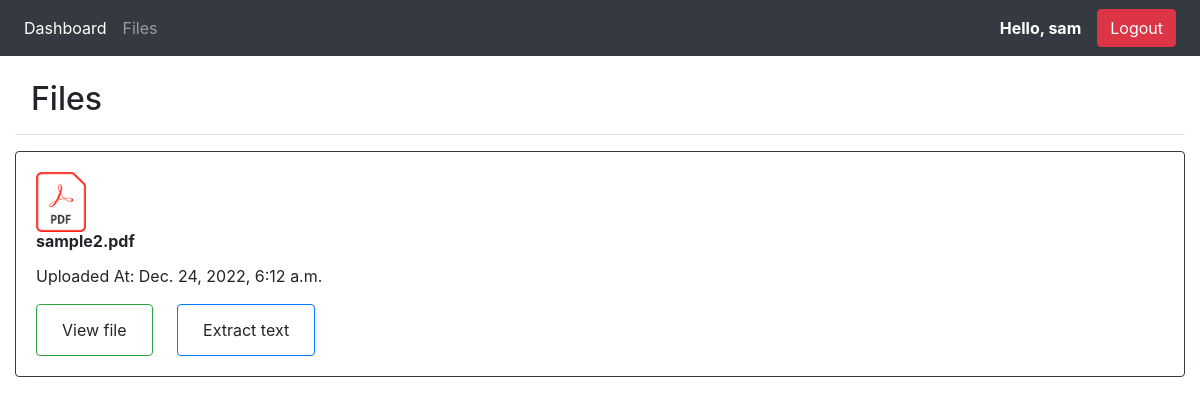
The page /files/ (signed in) on the database as committed earlier.
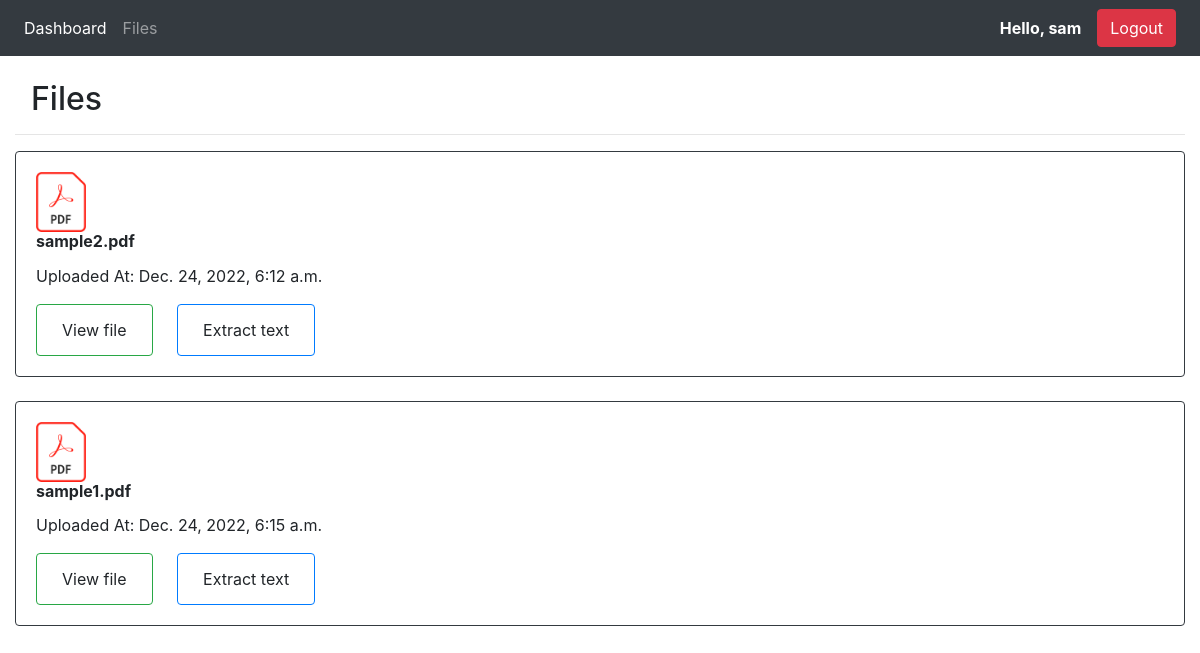
The same page on the database as committed later.
### base/models.py (models this page shows, shortened)
class Document(models.Model):
    title = models.CharField(max_length=100,null=True, blank=True)
    user = models.ForeignKey(User, null=True, blank=True, on_delete=models.CASCADE)
    file = models.FileField()
    logo = models.ImageField(default="pdflogo.png", null=True, blank=True)
    uploaded_at = models.DateTimeField(auto_now_add=True)
    @property
    def fileURL(self):
            try:
                url = self.file.url
            except:
                url = ''
            return url
    @property
    def ImageURL(self):
            try:
                url = self.logo.url
            except:
                url = ''
            return url

### base/views.py (the view)
# urls.py: path('files/', views.files, name="files"),
@login_required(login_url="login")
def files(request):
    user = request.user
    docs = user.document_set.all()
    context = {'docs': docs}
    return render(request, 'base/files.html', context)

### base/templates/base/files.html
{% extends 'base/main.html' %}
{% block content %}
{% load static %}
<div class="container col-12 col-sm align-self-center">
    <h2 class="ml-3 mt-4">Files</h2>
    <hr>
{% for doc in docs %}
        <div class="card border-dark">
            <div class="card-body">
                <img class="card-img-left" src="{{doc.ImageURL}}" alt="Card image cap" width="50px" height="60px">
                <h6 class="card-title"><strong>{{doc.file.name}}</strong></h6>
                <p class="card-text">Uploaded At: {{doc.uploaded_at}}</p>
                <button class="card-link btn btn-outline-success">
                    <a class="btn" href="{{doc.fileURL}}">View file</a>
                </button>
                <button class="card-link btn btn-outline-primary">
                <a href="{% url 'details' doc.id %}" class="btn">Extract text</a>
                </button>
            </div>
        </div>
        <br>
        {% endfor %}
</div>
{% endblock %}

### base/templates/base/main.html (shortened to what this page needs)
{% load static %}
<!DOCTYPE html>
<html lang="en">
<head>
    <link rel="stylesheet" href="https://cdn.jsdelivr.net/npm/bootstrap@4.6.2/dist/css/bootstrap.min.css">
    <link rel="stylesheet" href="{% static 'css/main.css' %}">
    <link rel="stylesheet" href="https://use.fontawesome.com/releases/v5.6.1/css/all.css">
<head>
<body>
    {% include 'base/navbar.html' %}
    {% block content %}
    {% endblock %}
<body>
</html>

### base/templates/base/navbar.html (shortened to what this page needs)
{% load static %}
<nav class="navbar navbar-expand-lg navbar-dark bg-dark">
      <div class="collapse navbar-collapse" id="navbarNav">
        <ul class="navbar-nav">
          <li class="nav-item active">
            <a class="nav-link" href="{% url 'home' %}">Dashboard</a>
          </li>
          <li class="nav-item">
            <a class="nav-link" href="{% url 'files' %}">Files</a>
          </li>
        </ul>
      </div>
      {% if user.is_authenticated %}
      <span class="font-weight-bold text-white mr-3">Hello, {{request.user}}</span>
      <span ><a  class=" btn btn-danger mr-2" href="{% url 'logout' %}">Logout</a></span>
      {% else %}
      <span ><a  class=" btn btn-warning mr-2" href="{% url 'login' %}">Login</a></span>
      <span ><a  class=" btn btn-info mr-2" href="{% url 'register' %}">Register</a></span>
      {% endif %}
  </nav>

Rows that differ between the two databases and show on the page:
added Document: ImageURL (picture), file.name "sample1.pdf", uploaded_at "Dec. 24, 2022, 6:15 a.m."
